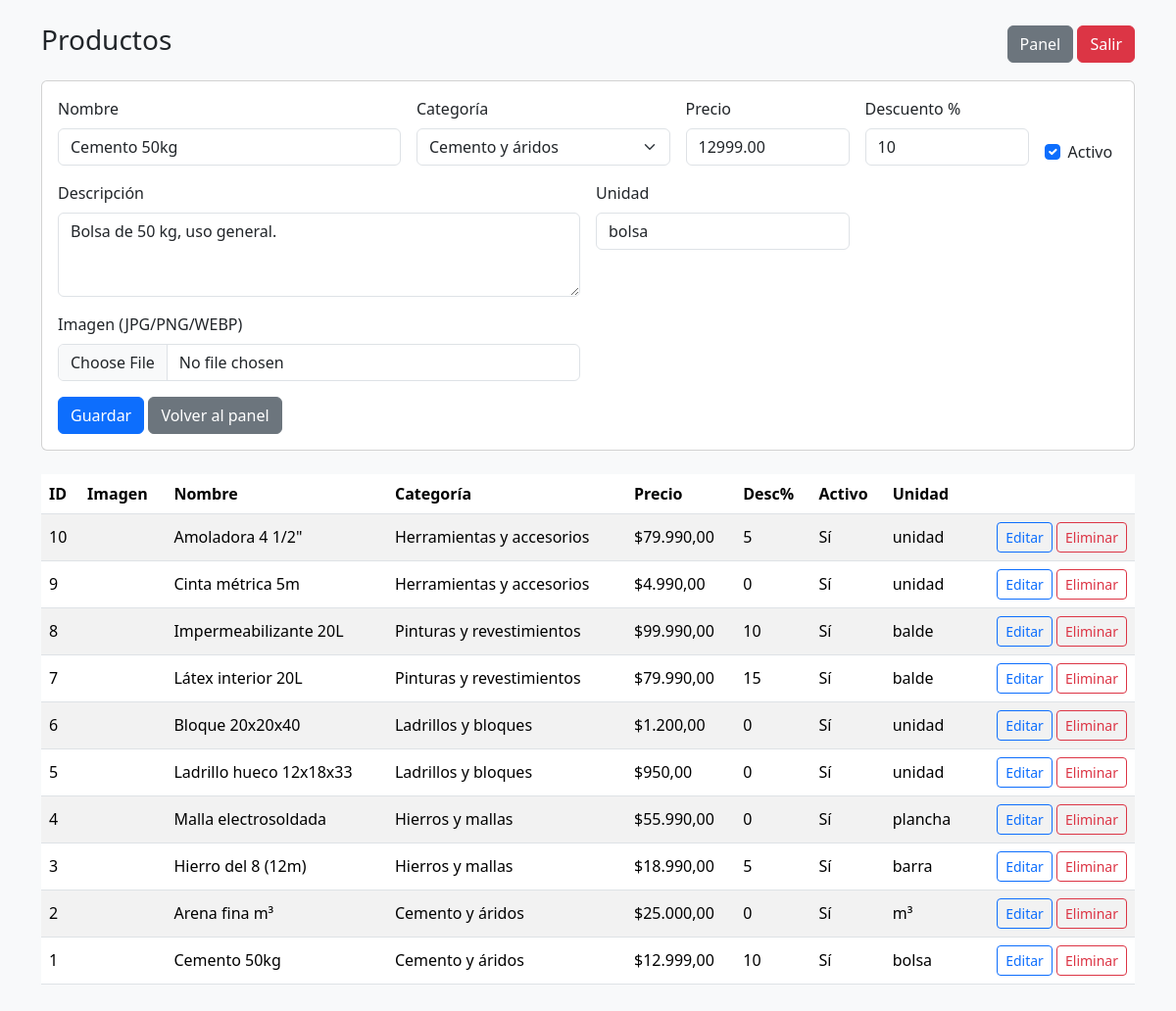
/admin/productos.php?id=1 (signed in), run on the app's committed database.
### tables this page shows
CREATE TABLE IF NOT EXISTS productos (
  id INT AUTO_INCREMENT PRIMARY KEY,
  categoria_id INT NOT NULL,
  nombre VARCHAR(200) NOT NULL,
  descripcion TEXT NULL,
  precio DECIMAL(12,2) NOT NULL DEFAULT 0,
  descuento INT NOT NULL DEFAULT 0,
  imagen VARCHAR(255) NULL,
  activo TINYINT(1) NOT NULL DEFAULT 1,
  unidad VARCHAR(30) NULL,
  creado_en TIMESTAMP DEFAULT CURRENT_TIMESTAMP,
  FOREIGN KEY (categoria_id) REFERENCES categorias(id) ON DELETE RESTRICT ON UPDATE CASCADE
);

CREATE TABLE IF NOT EXISTS categorias (
  id INT AUTO_INCREMENT PRIMARY KEY,
  nombre VARCHAR(150) NOT NULL,
  descripcion TEXT NULL,
  activo TINYINT(1) NOT NULL DEFAULT 1,
  creado_en TIMESTAMP DEFAULT CURRENT_TIMESTAMP
);

### config.php (called while the page is built, shortened)
<?php
function esc($s) { return htmlspecialchars($s ?? "", ENT_QUOTES, "UTF-8"); }
?>

### admin/productos.php (the view, shortened to what this page needs)
<?php
require_once __DIR__ . '/../config.php';
$edit = null;
if (isset($_GET['id'])) {
  $id = intval($_GET['id']);
  $res = $conn->prepare("SELECT * FROM productos WHERE id=?");
  $res->bind_param('i', $id);
  $res->execute();
  $edit = $res->get_result()->fetch_assoc();
}
$categorias = $conn->query("SELECT id, nombre FROM categorias WHERE activo=1 ORDER BY nombre ASC");
$rows = $conn->query("SELECT p.*, c.nombre AS categoria FROM productos p JOIN categorias c ON c.id=p.categoria_id ORDER BY p.id DESC");
?>
<!doctype html>
<html lang="es">
<head>
  <link href="https://cdn.jsdelivr.net/npm/bootstrap@5.3.3/dist/css/bootstrap.min.css" rel="stylesheet">
</head>
<body class="bg-light">
<div class="container py-4">
  <div class="d-flex justify-content-between align-items-center mb-3">
    <h3>Productos</h3>
    <div>
      <a class="btn btn-secondary" href="index.php">Panel</a>
      <a class="btn btn-danger" href="../logout.php">Salir</a>
    </div>
  </div>
  <div class="card mb-4">
    <div class="card-body">
      <form action="productos.php" method="post" enctype="multipart/form-data" class="row g-3">
        <div class="col-md-4">
          <label class="form-label">Nombre</label>
          <input required name="nombre" class="form-control" value="<?= esc($edit['nombre'] ?? '') ?>">
        </div>
        <div class="col-md-3">
          <label class="form-label">Categoría</label>
          <select name="categoria_id" class="form-select" required>
            <?php while($c = $categorias->fetch_assoc()): ?>
              <option value="<?= (int)$c['id'] ?>" <?= (isset($edit['categoria_id']) && (int)$edit['categoria_id']===(int)$c['id']) ? 'selected' : '' ?>>
                <?= esc($c['nombre']) ?>
              </option>
            <?php endwhile; ?>
          </select>
        </div>
        <div class="col-md-2">
          <label class="form-label">Precio</label>
          <input type="number" step="0.01" name="precio" class="form-control" value="<?= esc($edit['precio'] ?? '') ?>">
        </div>
        <div class="col-md-2">
          <label class="form-label">Descuento %</label>
          <input type="number" min="0" max="90" name="descuento" class="form-control" value="<?= esc($edit['descuento'] ?? 0) ?>">
        </div>
        <div class="col-md-1 d-flex align-items-end">
          <div class="form-check">
            <input class="form-check-input" type="checkbox" name="activo" id="activo" value="1"
                   <?= (!isset($edit['activo']) || (int)$edit['activo'] === 1) ? 'checked' : '' ?>>
            <label class="form-check-label" for="activo">Activo</label>
          </div>
        </div>
        <div class="col-md-6">
          <label class="form-label">Descripción</label>
          <textarea name="descripcion" class="form-control" rows="3"><?= esc($edit['descripcion'] ?? '') ?></textarea>
        </div>
        <div class="col-md-3">
          <label class="form-label">Unidad</label>
          <input name="unidad" class="form-control" placeholder="unidad, kg, caja, etc."
                 value="<?= esc($edit['unidad'] ?? 'unidad') ?>">
        </div>
        <div class="col-md-6">
          <label class="form-label">Imagen (JPG/PNG/WEBP)</label>
          <input type="file" name="imagen" class="form-control" accept=".jpg,.jpeg,.png,.webp">
        </div>
        <div class="col-12">
          <button type="submit" class="btn btn-primary">Guardar</button>
          <a href="index.php" class="btn btn-secondary">Volver al panel</a>
        </div>
      </form>
    </div>
  </div>
  <div class="table-responsive">
    <table class="table table-striped align-middle">
      <thead><tr><th>ID</th><th>Imagen</th><th>Nombre</th><th>Categoría</th><th>Precio</th><th>Desc%</th><th>Activo</th><th>Unidad</th><th></th></tr></thead>
      <tbody>
      <?php while($r = $rows->fetch_assoc()): ?>
        <tr>
          <td><?= (int)$r['id']; ?></td>
          <td><?php if(!empty($r['imagen'])): ?><img src="../imagenes/<?= esc($r['imagen']); ?>" style="height:50px"><?php endif; ?></td>
          <td><?= esc($r['nombre']); ?></td>
          <td><?= esc($r['categoria']); ?></td>
          <td>$<?= number_format((float)$r['precio'], 2, ',', '.'); ?></td>
          <td><?= (int)$r['descuento']; ?></td>
          <td><?= ((int)$r['activo'] === 1) ? 'Sí' : 'No'; ?></td>
          <td><?= esc($r['unidad'] ?? ''); ?></td>
          <td class="text-end">
            <a class="btn btn-sm btn-outline-primary" href="?id=<?= (int)$r['id']; ?>">Editar</a>
            <a class="btn btn-sm btn-outline-danger" href="?del=<?= (int)$r['id']; ?>" onclick="return confirm('¿Eliminar?')">Eliminar</a>
          </td>
        </tr>
      <?php endwhile; ?>
      </tbody>
    </table>
  </div>
</div>
</body>
</html>

### data on the page
productos: nombre "Cemento 50kg", categoria_id "Cemento y áridos", precio "12999.00", descuento "10", activo "☑", descripcion "Bolsa de 50 kg, uso general.", unidad "bolsa", id "1", categoria.nombre "Cemento y áridos", precio "12.999,00", shows "Sí"
productos: id "10", nombre "Amoladora 4 1/2\"", categoria.nombre "Herramientas y accesorios", precio "79.990,00", descuento "5", activo "Sí", unidad "unidad"
productos: id "9", nombre "Cinta métrica 5m", categoria.nombre "Herramientas y accesorios", precio "4.990,00", descuento "0", activo "Sí", unidad "unidad"
productos: id "8", nombre "Impermeabilizante 20L", categoria.nombre "Pinturas y revestimientos", precio "99.990,00", descuento "10", activo "Sí", unidad "balde"
productos: id "7", nombre "Látex interior 20L", categoria.nombre "Pinturas y revestimientos", precio "79.990,00", descuento "15", activo "Sí", unidad "balde"
productos: id "6", nombre "Bloque 20x20x40", categoria.nombre "Ladrillos y bloques", precio "1.200,00", descuento "0", activo "Sí", unidad "unidad"
productos: id "5", nombre "Ladrillo hueco 12x18x33", categoria.nombre "Ladrillos y bloques", precio "950,00", descuento "0", activo "Sí", unidad "unidad"
productos: id "4", nombre "Malla electrosoldada", categoria.nombre "Hierros y mallas", precio "55.990,00", descuento "0", activo "Sí", unidad "plancha"
productos: id "3", nombre "Hierro del 8 (12m)", categoria.nombre "Hierros y mallas", precio "18.990,00", descuento "5", activo "Sí", unidad "barra"
productos: id "2", nombre "Arena fina m³", categoria.nombre "Cemento y áridos", precio "25.000,00", descuento "0", activo "Sí", unidad "m³"
